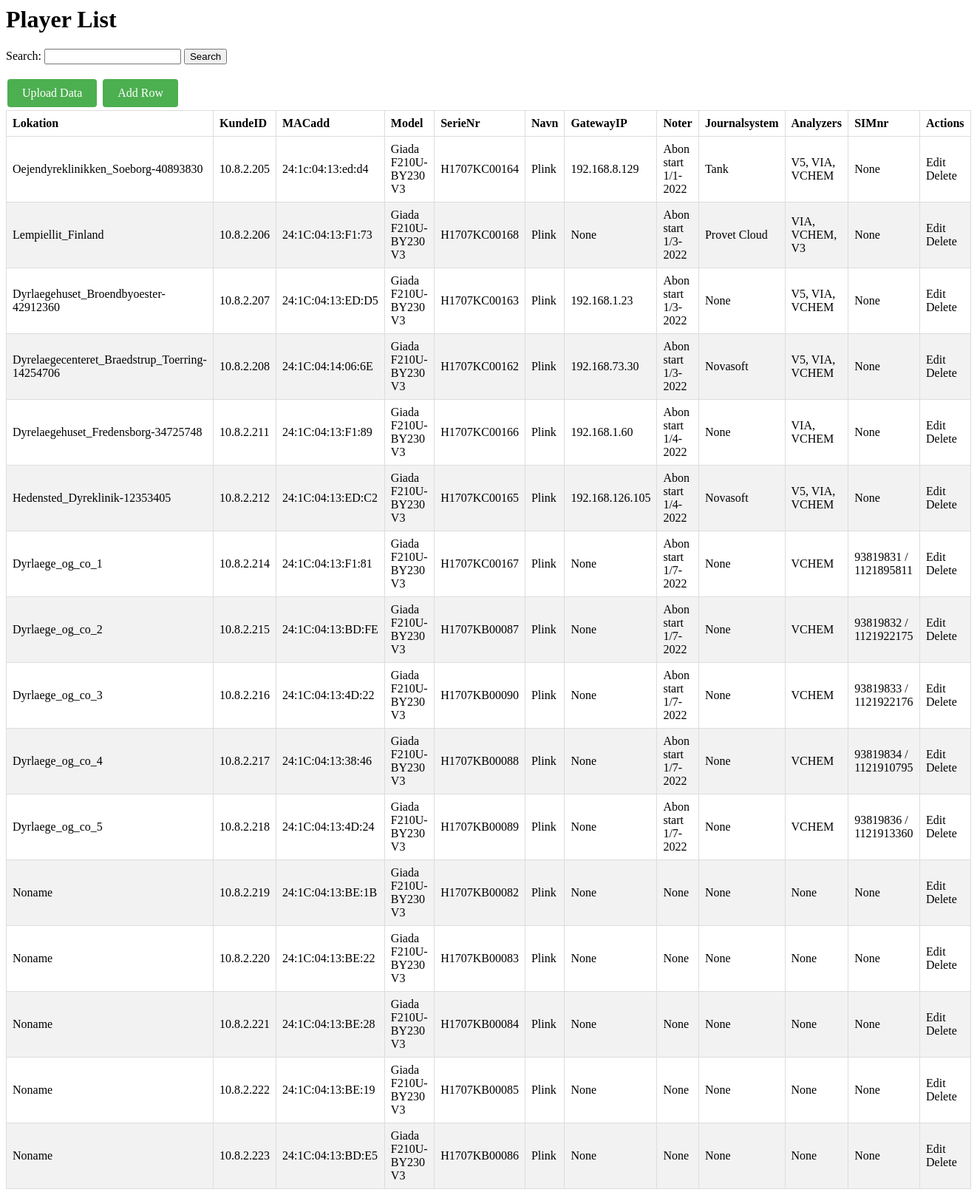
The page / on the database its author committed.
### uploader/models.py (models this page shows, shortened)
class Product(models.Model):
    Lokation = models.CharField(max_length=1000, null=True,blank=True)
    KundeID = models.CharField(max_length=1000, null=True,blank=True)
    MACadd = models.CharField(max_length=1000, null=True,blank=True)
    Model = models.CharField(max_length=1000, null=True,blank=True)
    SerieNr = models.CharField(max_length=1000, null=True,blank=True)
    Navn = models.CharField(max_length=1000, null=True,blank=True)
    Image = models.CharField(max_length=1000, null=True,blank=True)
    GatewayIP = models.CharField(max_length=1000, null=True,blank=True)
    Noter = models.CharField(max_length=1000, null=True,blank=True)
    Journalsystem = models.CharField(max_length=1000, null=True,blank=True)
    Analyzers = models.CharField(max_length=1000, null=True,blank=True)
    SIMnr = models.CharField(max_length=1000, null=True,blank=True)

### uploader/views.py (the view)
# urls.py: path('', views.display_data, name='display_data'),
def display_data(request):
    products = Product.objects.all()
    search_form = SearchForm(request.GET)  # Get the search form data
    query = request.GET.get('query', '')  # Get the query from request GET parameters
    if query:
        products = products.filter(Lokation__icontains=query)  # Adjust the field as needed for your search
    return render(request, 'display_data.html', {'products': products, 'search_form': search_form})

### uploader/forms.py
class SearchForm(forms.Form):
    query = forms.CharField(label='Search', required=False)

### uploader/templates/display_data.html (shortened to what this page needs)
<html lang="en">
<head>
</head>
<body>
    <h1>Player List</h1>
    <form method="get">
        {{ search_form.query.label_tag }}
        {{ search_form.query }}
        <button type="submit">Search</button>
    </form>
    <div>
        <a href="{% url 'upload_data' %}" class="button search-button">Upload Data</a>
        <a href="{% url 'add_product' %}" class="button search-button">Add Row</a>
    </div>
    <table>
        <thead>
            <tr>
                <th>Lokation</th>
                <th>KundeID</th>
                <th>MACadd</th>
                <th>Model</th>
                <th>SerieNr</th>
                <th>Navn</th>
                <th>GatewayIP</th>
                <th>Noter</th>
                <th>Journalsystem</th>
                <th>Analyzers</th>
                <th>SIMnr</th>
                <th class="end">Actions</th>
            </tr>
        </thead>
        <tbody>
            {% for product in products %}
                <tr>
                    <td>{{ product.Lokation }}</td>
                    <td>{{ product.KundeID }}</td>
                    <td>{{ product.MACadd }}</td>
                    <td>{{ product.Model }}</td>
                    <td>{{ product.SerieNr }}</td>
                    <td>{{ product.Navn }}</td>
                    <td>{{ product.GatewayIP }}</td>
                    <td>{{ product.Noter }}</td>
                    <td>{{ product.Journalsystem }}</td>
                    <td>{{ product.Analyzers }}</td>
                    <td>{{ product.SIMnr }}</td>
                    <td>
                        <a href="{% url 'edit_product' product.id %}" class="edit">Edit</a>
                        <a href="{% url 'delete_product' product.id %}" class="delete">Delete</a>
                    </td>
                </tr>
            {% endfor %}
        </tbody>
    </table>
</body>
</html>

### uploader/templates/display_data.html (style rules this page uses)
table { border-collapse: collapse; width: 100%; }
th, td { border: 1px solid #dddddd; text-align: left; padding: 8px; }
tr:nth-child(even) { background-color: #f2f2f2; }
.edit, .delete { text-decoration: none; color: black; margin-right: 10px; }
.search-button { background-color: #4CAF50; color: white; border: none; padding: 10px 20px; text-align: center; text-decoration: none; display: inline-block; font-size: 16px; margin: 4px 2px; cursor: pointer; border-radius: 4px; }

### rows shown on the page
Product: Lokation "Oejendyreklinikken_Soeborg-40893830", KundeID "10.8.2.205", MACadd "24:1c:04:13:ed:d4", Model "Giada F210U-BY230 V3", SerieNr "H1707KC00164", Navn "Plink", GatewayIP "192.168.8.129", Noter "Abon start 1/1-2022", Journalsystem "Tank", Analyzers "V5, VIA, VCHEM", SIMnr "None"
Product: Lokation "Lempiellit_Finland", KundeID "10.8.2.206", MACadd "24:1C:04:13:F1:73", Model "Giada F210U-BY230 V3", SerieNr "H1707KC00168", Navn "Plink", GatewayIP "None", Noter "Abon start 1/3-2022", Journalsystem "Provet Cloud", Analyzers "VIA, VCHEM, V3", SIMnr "None"
Product: Lokation "Dyrlaegehuset_Broendbyoester-42912360", KundeID "10.8.2.207", MACadd "24:1C:04:13:ED:D5", Model "Giada F210U-BY230 V3", SerieNr "H1707KC00163", Navn "Plink", GatewayIP "192.168.1.23", Noter "Abon start 1/3-2022", Journalsystem "None", Analyzers "V5, VIA, VCHEM", SIMnr "None"
Product: Lokation "Dyrelaegecenteret_Braedstrup_Toerring-14254706", KundeID "10.8.2.208", MACadd "24:1C:04:14:06:6E", Model "Giada F210U-BY230 V3", SerieNr "H1707KC00162", Navn "Plink", GatewayIP "192.168.73.30", Noter "Abon start 1/3-2022", Journalsystem "Novasoft", Analyzers "V5, VIA, VCHEM", SIMnr "None"
Product: Lokation "Dyrelaegehuset_Fredensborg-34725748", KundeID "10.8.2.211", MACadd "24:1C:04:13:F1:89", Model "Giada F210U-BY230 V3", SerieNr "H1707KC00166", Navn "Plink", GatewayIP "192.168.1.60", Noter "Abon start 1/4-2022", Journalsystem "None", Analyzers "VIA, VCHEM", SIMnr "None"
Product: Lokation "Hedensted_Dyreklinik-12353405", KundeID "10.8.2.212", MACadd "24:1C:04:13:ED:C2", Model "Giada F210U-BY230 V3", SerieNr "H1707KC00165", Navn "Plink", GatewayIP "192.168.126.105", Noter "Abon start 1/4-2022", Journalsystem "Novasoft", Analyzers "V5, VIA, VCHEM", SIMnr "None"
Product: Lokation "Dyrlaege_og_co_1", KundeID "10.8.2.214", MACadd "24:1C:04:13:F1:81", Model "Giada F210U-BY230 V3", SerieNr "H1707KC00167", Navn "Plink", GatewayIP "None", Noter "Abon start 1/7-2022", Journalsystem "None", Analyzers "VCHEM", SIMnr "93819831 / 1121895811"
Product: Lokation "Dyrlaege_og_co_2", KundeID "10.8.2.215", MACadd "24:1C:04:13:BD:FE", Model "Giada F210U-BY230 V3", SerieNr "H1707KB00087", Navn "Plink", GatewayIP "None", Noter "Abon start 1/7-2022", Journalsystem "None", Analyzers "VCHEM", SIMnr "93819832 / 1121922175"
Product: Lokation "Dyrlaege_og_co_3", KundeID "10.8.2.216", MACadd "24:1C:04:13:4D:22", Model "Giada F210U-BY230 V3", SerieNr "H1707KB00090", Navn "Plink", GatewayIP "None", Noter "Abon start 1/7-2022", Journalsystem "None", Analyzers "VCHEM", SIMnr "93819833 / 1121922176"
Product: Lokation "Dyrlaege_og_co_4", KundeID "10.8.2.217", MACadd "24:1C:04:13:38:46", Model "Giada F210U-BY230 V3", SerieNr "H1707KB00088", Navn "Plink", GatewayIP "None", Noter "Abon start 1/7-2022", Journalsystem "None", Analyzers "VCHEM", SIMnr "93819834 / 1121910795"
Product: Lokation "Dyrlaege_og_co_5", KundeID "10.8.2.218", MACadd "24:1C:04:13:4D:24", Model "Giada F210U-BY230 V3", SerieNr "H1707KB00089", Navn "Plink", GatewayIP "None", Noter "Abon start 1/7-2022", Journalsystem "None", Analyzers "VCHEM", SIMnr "93819836 / 1121913360"
Product: Lokation "Noname", KundeID "10.8.2.219", MACadd "24:1C:04:13:BE:1B", Model "Giada F210U-BY230 V3", SerieNr "H1707KB00082", Navn "Plink", GatewayIP "None", Noter "None", Journalsystem "None", Analyzers "None", SIMnr "None"
Product: Lokation "Noname", KundeID "10.8.2.220", MACadd "24:1C:04:13:BE:22", Model "Giada F210U-BY230 V3", SerieNr "H1707KB00083", Navn "Plink", GatewayIP "None", Noter "None", Journalsystem "None", Analyzers "None", SIMnr "None"
Product: Lokation "Noname", KundeID "10.8.2.221", MACadd "24:1C:04:13:BE:28", Model "Giada F210U-BY230 V3", SerieNr "H1707KB00084", Navn "Plink", GatewayIP "None", Noter "None", Journalsystem "None", Analyzers "None", SIMnr "None"
Product: Lokation "Noname", KundeID "10.8.2.222", MACadd "24:1C:04:13:BE:19", Model "Giada F210U-BY230 V3", SerieNr "H1707KB00085", Navn "Plink", GatewayIP "None", Noter "None", Journalsystem "None", Analyzers "None", SIMnr "None"
Product: Lokation "Noname", KundeID "10.8.2.223", MACadd "24:1C:04:13:BD:E5", Model "Giada F210U-BY230 V3", SerieNr "H1707KB00086", Navn "Plink", GatewayIP "None", Noter "None", Journalsystem "None", Analyzers "None", SIMnr "None"

### other values the page prints
{{ search_form.query.label_tag }} "Search:"
